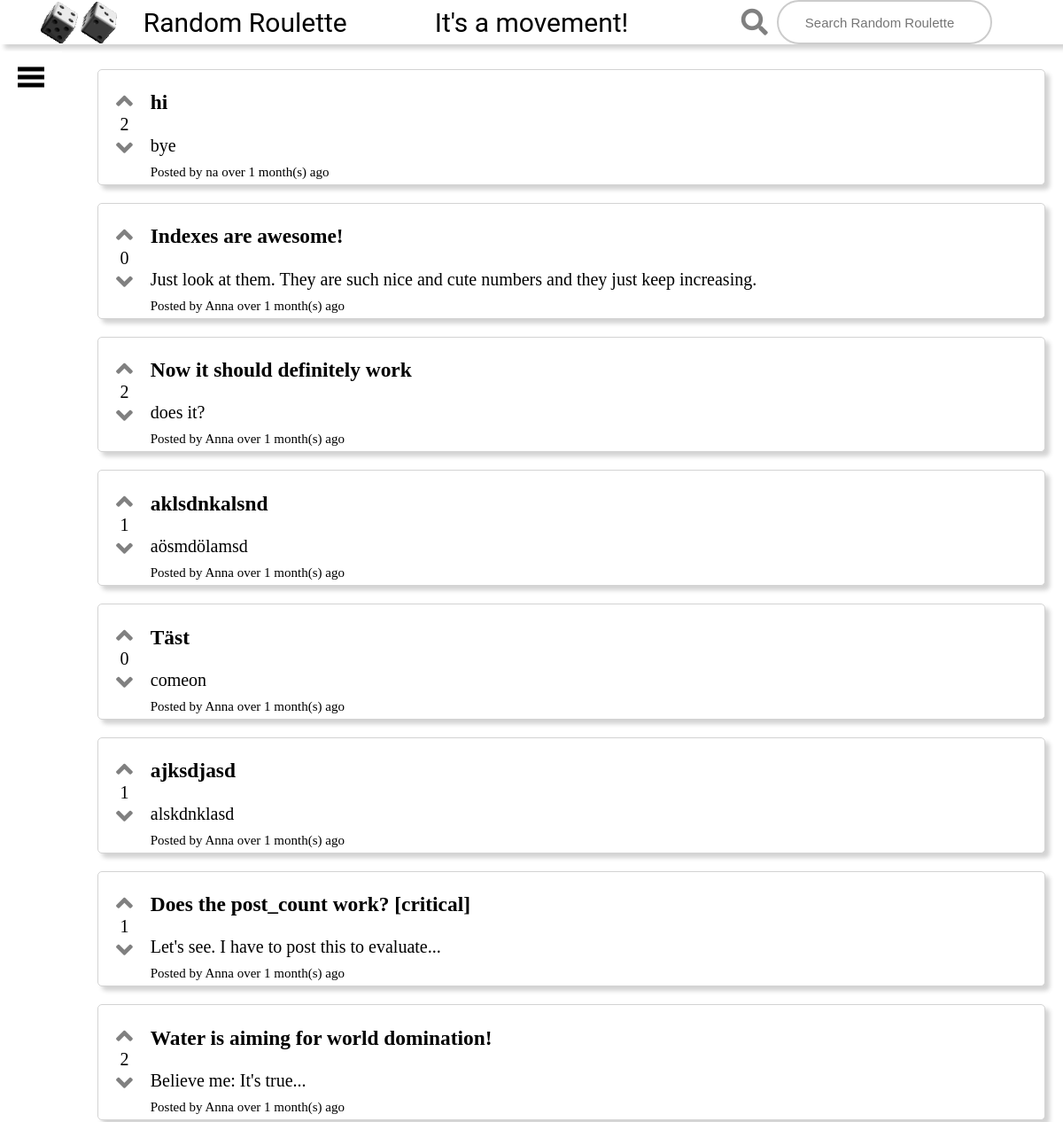
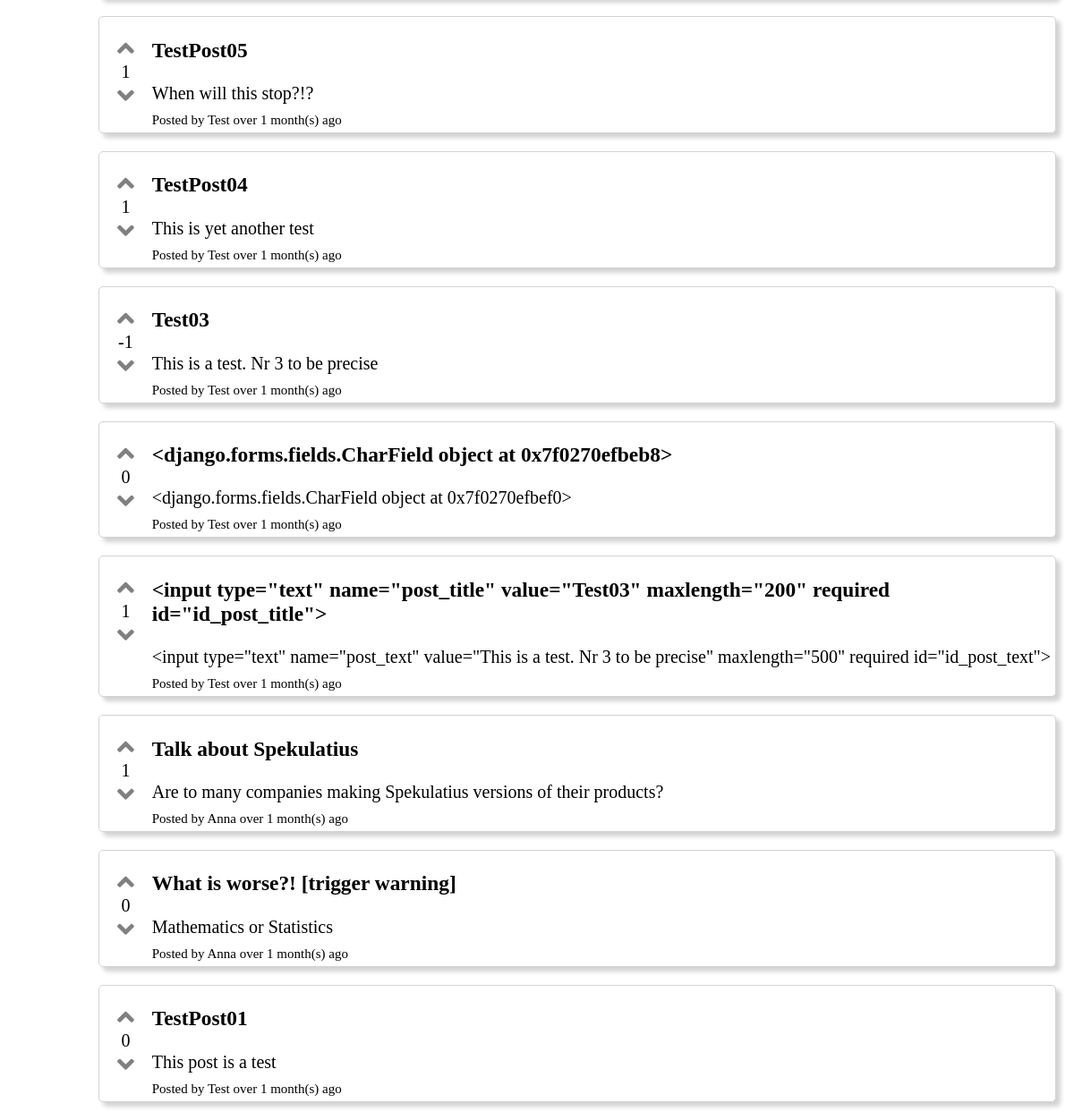
Page /post/ on the committed database (2 pictures, top to bottom).
### posts/models.py (models this page shows, shortened)
class Post(models.Model):
    creator = models.ForeignKey(User, on_delete=models.DO_NOTHING, default=0)
    post_title = models.CharField(max_length=200)
    post_text = models.CharField(max_length=500)
    pub_date = models.DateTimeField('date published')
    up_votes_list = models.ManyToManyField(User, related_name='vote_list', blank=True)
    down_votes_list = models.ManyToManyField(User, related_name='down_votes_list', blank=True)
    post_image = models.ImageField(upload_to='uploads/%Y/%m/%d/', blank=True)
    def up_vote_count(self):
        return self.up_votes_list.count()
    def down_vote_count(self):
        return self.down_votes_list.count()
    def pub_date_printable(self):
        if timezone.now().year - self.pub_date.year > 0:
            return "over " + str(timezone.now().year - self.pub_date.year) + " year(s) ago"
        if timezone.now().month - self.pub_date.month > 0:
            return "over " + str(timezone.now().month - self.pub_date.month) + " month(s) ago"
    def vote_difference(self):
            return self.up_vote_count() - self.down_vote_count()

### posts/views.py (the view)
# urls.py: path('', views.index, name='index'),
def index(request):
    latest_posts_list = Post.objects.order_by('-pub_date')[:30]     # TODO: Pagination
    context = {
        'post_list': latest_posts_list,
    }
    return render(request, 'index.html', context)

### posts/templates/index.html (shortened to what this page needs)
{% extends "base_generic.html" %}
{% block content %}
    {% if post_list %}
        {% load static %}
        <link rel="stylesheet" href="{% static 'css/postStyle.css' %}">
        <ul id="posts">
            {% for post in post_list %}
                <li id="post_content" onclick=window.location.href="{% url 'posts:detail' post.id %}">
                    <div class="voting-section">
                        <a class="fas fa-angle-up like" id="like_{{ forloop.counter }}"
                           href="{% url 'posts:vote' post.id %}"></a>
                        <div class="score likes">{{ post.vote_difference }}</div>
                        <a class="fas fa-angle-down  dislike" id="dislike_{{ forloop.counter }}"
                           href="{% url 'posts:down_vote' post.id %}"></a>
                    </div>
                    <div class="link">
                        <h3>{{ post.post_title }}</h3>
                        <a href="{% url 'posts:detail' post.id %}" class="text">{{ post.post_text }}</a>
                        <div class="information ">
                            <a href='#'>Posted by {{ post.creator }} {{ post.pub_date_printable }}</a>
                        </div>
                    </div>
                </li>
            {% endfor %}
        </ul>
    {% else %}
        <p>No posts are available.</p>
    {% endif %}
{% endblock %}

### posts/static/css/styles.css (style rules this page uses)
html, body { width: 100%; height: 100%; font-size: 62.5%; display: flex; flex-direction: column; margin: 0; padding: 0; }

### posts/static/css/postStyle.css (style rules this page uses)
#post_content { background-color: white; margin: 2rem 2rem 0 0; display: flex; list-style-type: none; border-radius: 0.5rem; border: 1px solid lightgrey; box-shadow: 5px 5px 5px lightgray; }
.link a { font-size: 2rem; margin: 1rem 0rem 0rem 0rem; display: block; color: black; text-decoration: none; }
.information { display: flex; flex-direction: row; justify-content: space-between; }
.information a { padding-bottom: 0.5rem; display: inline-block; align-self: flex-end; vertical-align: bottom; font-size: 1.5rem; }

### posts/static/css/votingsection.css (style rules this page uses)
.voting-section { display: flex; flex-direction: column; text-align: center; margin: 2rem; padding: 0; }
.like { font-size: 3rem; display: block; cursor: pointer; color: grey; text-decoration: none; }
.dislike { font-size: 3rem; display: block; cursor: pointer; color: gray; text-decoration: none; }
.score { font-size: 2rem; }

### rows in the picture
Post: vote_difference "2", post_title "hi", post_text "bye", creator "na", pub_date_printable "over 1 month(s) ago"
Post: vote_difference "0", post_title "Indexes are awesome!", post_text "Just look at them. They are such nice and cute numbers and they just keep increasing.", creator "Anna", pub_date_printable "over 1 month(s) ago"
Post: vote_difference "2", post_title "Now it should definitely work", post_text "does it?", creator "Anna", pub_date_printable "over 1 month(s) ago"
Post: vote_difference "1", post_title "aklsdnkalsnd", post_text "aösmdölamsd", creator "Anna", pub_date_printable "over 1 month(s) ago"
Post: vote_difference "0", post_title "Täst", post_text "comeon", creator "Anna", pub_date_printable "over 1 month(s) ago"
Post: vote_difference "1", post_title "ajksdjasd", post_text "alskdnklasd", creator "Anna", pub_date_printable "over 1 month(s) ago"
Post: vote_difference "1", post_title "Does the post_count work? [critical]", post_text "Let's see. I have to post this to evaluate...", creator "Anna", pub_date_printable "over 1 month(s) ago"
Post: vote_difference "2", post_title "Water is aiming for world domination!", post_text "Believe me: It's true...", creator "Anna", pub_date_printable "over 1 month(s) ago"
Post: vote_difference "1", post_title "TestPost05", post_text "When will this stop?!?", creator "Test", pub_date_printable "over 1 month(s) ago"
Post: vote_difference "1", post_title "TestPost04", post_text "This is yet another test", creator "Test", pub_date_printable "over 1 month(s) ago"
Post: vote_difference "-1", post_title "Test03", post_text "This is a test. Nr 3 to be precise", creator "Test", pub_date_printable "over 1 month(s) ago"
Post: vote_difference "0", post_title "<django.forms.fields.CharField object at 0x7f0270efbeb8>", post_text "<django.forms.fields.CharField object at 0x7f0270efbef0>", creator "Test", pub_date_printable "over 1 month(s) ago"
Post: vote_difference "1", post_title "<input type=\"text\" name=\"post_title\" value=\"Test03\" maxlength=\"200\" required id=\"id_post_title\">", post_text "<input type=\"text\" name=\"post_text\" value=\"This is a test. Nr 3 to be precise\" maxlength=\"500\" required id=\"id_post_text\">", creator "Test", pub_date_printable "over 1 month(s) ago"
Post: vote_difference "1", post_title "Talk about Spekulatius", post_text "Are to many companies making Spekulatius versions of their products?", creator "Anna", pub_date_printable "over 1 month(s) ago"
Post: vote_difference "0", post_title "What is worse?! [trigger warning]", post_text "Mathematics or Statistics", creator "Anna", pub_date_printable "over 1 month(s) ago"
Post: vote_difference "0", post_title "TestPost01", post_text "This post is a test", creator "Test", pub_date_printable "over 1 month(s) ago"
